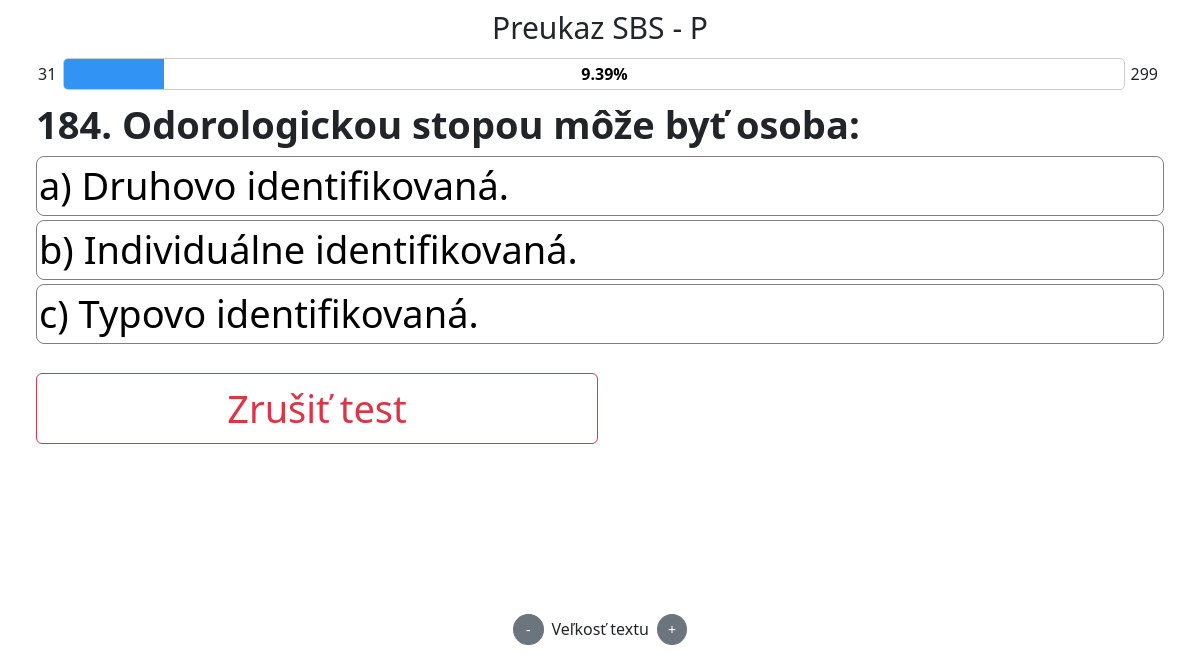
Page /test/ on the committed database.
### viewer/models.py (models this page shows, shortened)
class Question(Model):
    test = ForeignKey(Test, on_delete=CASCADE)
    question_no = IntegerField()
    question_text = CharField(max_length=255)
    answer_a = CharField(max_length=255)
    answer_b = CharField(max_length=255)
    answer_c = CharField(max_length=255)
    correct_answer = CharField(max_length=255)
    picked_answer = CharField(max_length=255, default=None, null=True)

### viewer/views.py (the view)
# urls.py: path('test/', test, name='test'),
def test(request):
    test_obj = Test.objects.first()
    if not test_obj:
        return render(request, 'error.html', {'error': 'Test sa nenašiel.'})
    test_name = 'Preukaz SBS - P'
    remaining_questions = list(Question.objects.filter(test=test_obj))
    current_question = random.choice(remaining_questions) if remaining_questions else None
    if not current_question:
        return render(request, 'finished_test.html', {'message': 'Test bol dokončený.',
                                                      'wrong_answers': test_obj.wrong_answers})
    all_questions = test_obj.num_of_questions_max
    filled_questions = all_questions - len(remaining_questions)
    context = {
        'test_obj': test_obj,
        'all_questions': all_questions,
        'current_question': current_question,
        'filled_questions': filled_questions,
        'test_name': test_name,
        'user_progress': filled_questions,
        'remaining_questions': len(remaining_questions),
        'done_questions_percent': round((filled_questions / all_questions * 100), 2),
    }
    return render(request, 'test.html', context)

### testysbsdjango/context_processors.py (called while the page is built)
def get_font_size(request):
    current_font_size = FontSize.objects.first()
    return {'current_font_size': current_font_size.size}

def get_test_with_progress(request):
    existing_test = Test.objects.first()
    returning_text = ""
    if existing_test and existing_test.correct_answers > 0:
        returning_text = f"Zodpovedaných {existing_test.correct_answers} z {existing_test.num_of_questions_max} otázok"
    return {'progress_text': returning_text}

### viewer/templates/test.html (shortened to what this page needs)
{% extends 'base.html' %}
{% load static %}
{% block content %}
    <div class="d-flex gap-2 justify-content-center align-items-center flex-wrap">
        <h2 class="test-number-header text-center">{{ test_name }}</h2>
    </div>
    <div class="text-centered ">
      <div class="progress-wrapper">
          <div class="numbers-container">
            <span class="start-number">{{ user_progress }}</span>
          </div>
          <div class="progress-container">
            <div class="progress-bar" id="myProgressBar"></div>
            <b class="progress-percentage">{{ done_questions_percent }}%</b>
          </div>
          <div class="numbers-container">
            <span class="end-number">{{ remaining_questions }}</span>
          </div>
      </div>
        <h4 style="font-size: {{ current_font_size }}px; text-align: left;" class="test-question-header">{{ current_question.question_no}}. {{ current_question.question_text }}</h4>
        <div class="column-container-test">
            <button id="question-a" style="font-size: {{ current_font_size }}px;" lang="sk" class="question-select-button" onclick="checkAnswer('{{ current_question.id }}', 'answer_a')">a) {{ current_question.answer_a }}</button>
            <button id="question-b" style="font-size: {{ current_font_size }}px;" lang="sk" class="question-select-button" onclick="checkAnswer('{{ current_question.id }}', 'answer_b')">b) {{ current_question.answer_b }}</button>
            <button id="question-c" style="font-size: {{ current_font_size }}px;" lang="sk" class="question-select-button" onclick="checkAnswer('{{ current_question.id }}', 'answer_c')">c) {{ current_question.answer_c }}</button>
        </div>
        <div style="margin-top: 25px; margin-bottom: 50px;" class="d-flex gap-1 justify-content-center w-100">
            <button style="font-size: {{ current_font_size }}px; width: 50%;" class="cancel-test-button btn btn-outline-danger flex-grow-1" onclick="cancelTestConfirmation()">Zrušiť test</button>
        </div>
        <br>
        <br>
        <br>
        <br>
        <br>
        <div class="d-flex align-items-center justify-content-center gap-2">
            <button id="decreaseFontSize" style="padding: 4px 12px; border-radius: 50%;" class="btn btn-sm btn-secondary">-</button>
            <span id="fontSizeLabel">Veľkosť textu</span>
            <button id="increaseFontSize" style="padding: 4px 10px; border-radius: 50%;" class="btn btn-sm btn-secondary">+</button>
        </div>
        <br>
    </div>
{% endblock %}

### static/style.css (style rules this page uses)
body { margin: 0 3%; padding: 0px; }
.test-question-header { font-weight: bold; margin-top: 10px; }
.test-number-header { font-size: 30px; margin: 10px; }
.text-centered { text-align: center; }
.column-container-test { display: flex; flex-direction: column; align-items: left; }
.question-select-button { hyphens: auto; word-break: normal; overflow-wrap: break-word; white-space: normal; padding: 0px 2px; line-height: 1.2; background-color: white; text-align: left; min-height: 60px; margin-bottom: 4px; border: 1px solid grey; border-radius: 8px; transition: 0.2s; }
.progress-wrapper { display: flex; align-items: center; }
.numbers-container { display: flex; }
.start-number { margin: auto; padding: 2px; margin-right: 5px; }
.end-number { margin: auto; padding: 6px; text-align: center; }
.progress-container { flex-grow: 1; border: 1px solid #ccc; border-radius: 5px; overflow: hidden; position: relative; }
.progress-bar { width: 0; height: 30px; background-color: #1082f2db; text-align: center; line-height: 30px; color: white; }
.progress-percentage { position: absolute; top: 50%; left: 51%; transform: translate(-50%, -50%); color: black; }

### rows in the picture
Question: question_no "184", question_text "Odorologickou stopou môže byť osoba:", answer_a "Druhovo identifikovaná.", answer_b "Individuálne identifikovaná.", answer_c "Typovo identifikovaná."

### other values in the picture
{{ test_name }} "Preukaz SBS - P"
{{ user_progress }} "31"
{{ done_questions_percent }} "9.39"
{{ remaining_questions }} "299"
